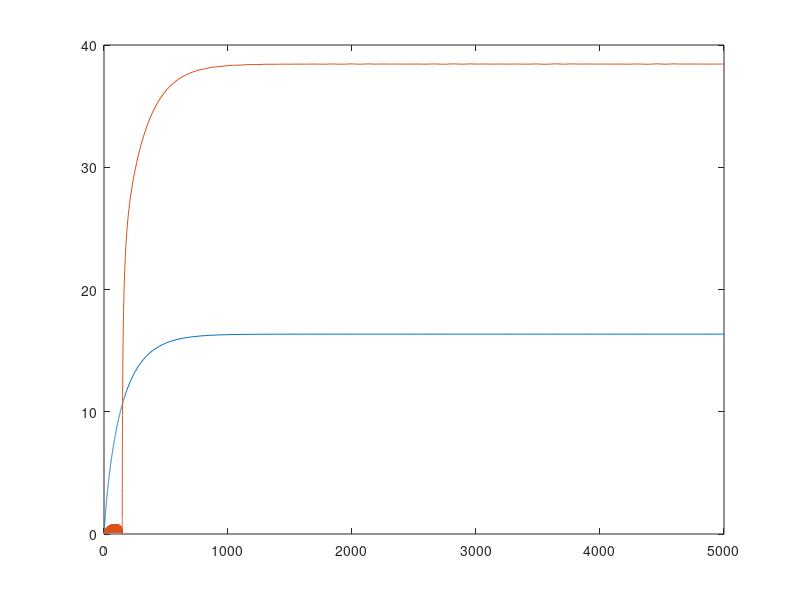

Reproduce this figure in MATLAB.
clc;
clear all;

%Constants
A1 = 505;
C2 = 0.65;
ap1 = 23; %alfa_1
ap2 = 15; %alfa_2

%Punkt pracy
F1 = 78;
FD = 15;

%Obliczanie Dynamiki Objętości
funkcja = @(t,y) [F1 + FD - ap1 * sqrt(y(1)/A1); ap1 * sqrt(y(1)/A1)- ap2*(sqrt(sqrt(y(2)/C2)))];
[t,v] = ode45(funkcja,[0, 5000],[0 0]);

%Obliczanie wysokości
h(:,1) = v(:,1)/A1;
h(:,2) = sqrt(v(:,2)/C2);

%Plot h/t

plot(t,h);